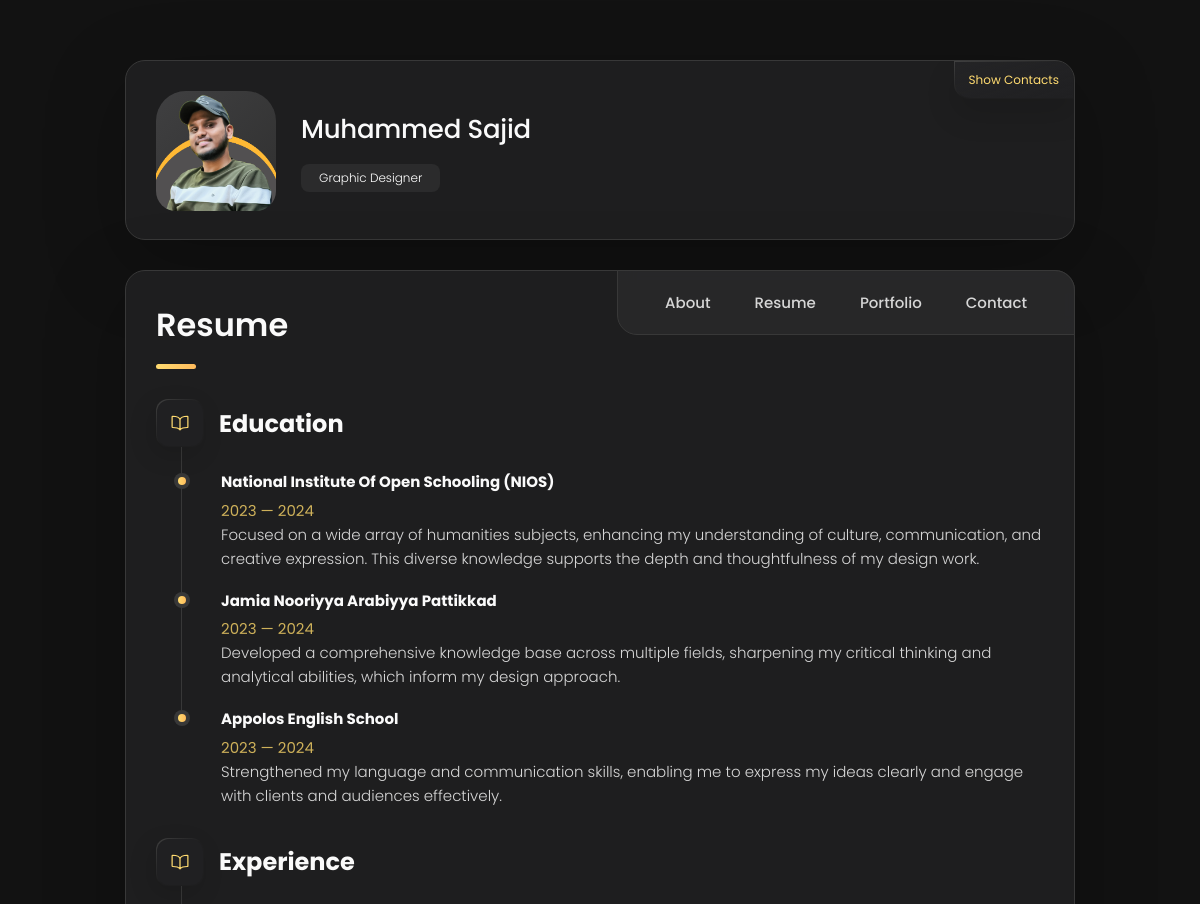
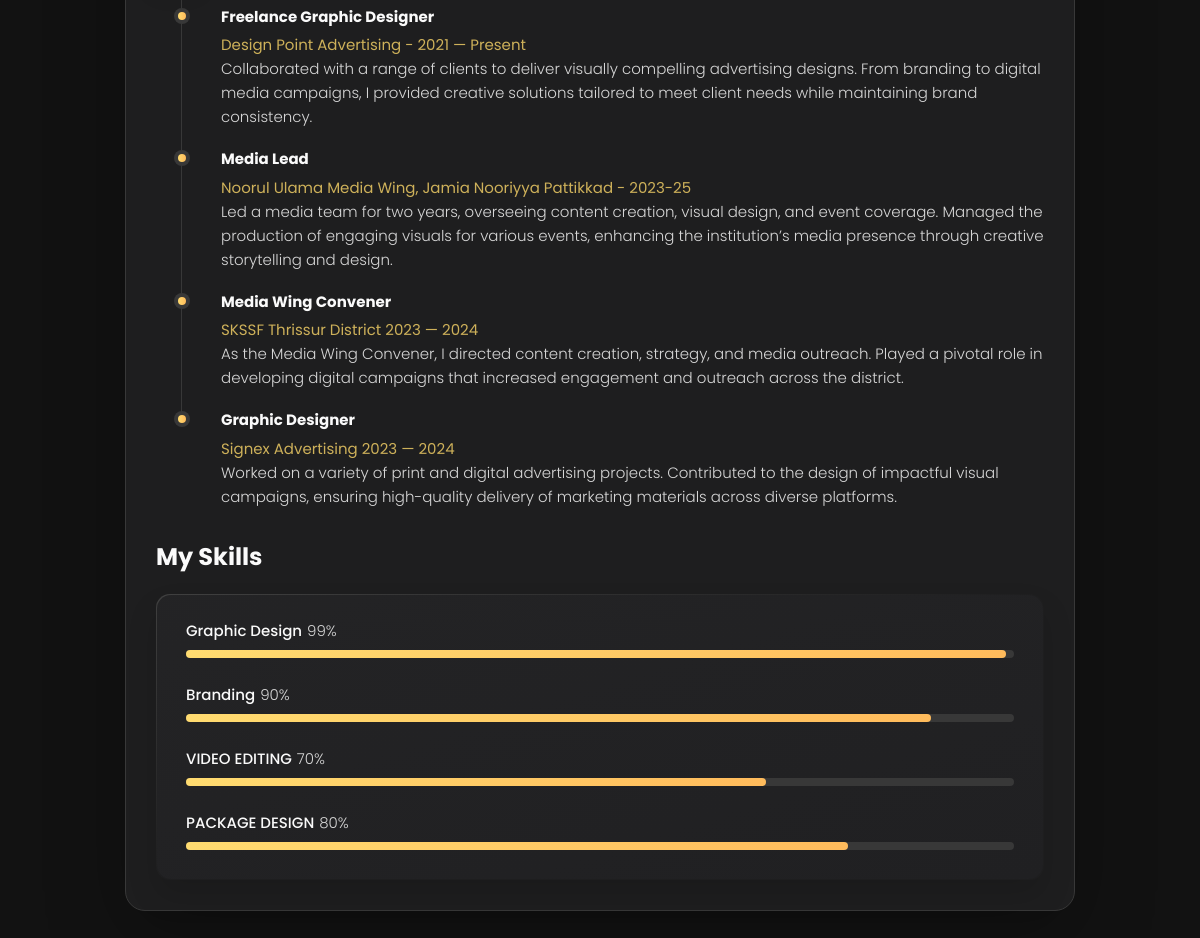
Screenshot of /resume/ with the database file from the repository (2 pictures, top to bottom).
### user_app/models.py (models this page shows, shortened)
class Resume_education(models.Model) :
    education_title = models.CharField(max_length=80)
    year = models.CharField(max_length=80)
    education_description = models.CharField(max_length=300)

class Resume_experience(models.Model) :
    experience_title = models.CharField(max_length=80)
    year = models.CharField(max_length=80)
    experience_description = models.CharField(max_length=300)

### user_app/views.py (the view)
# urls.py: path('resume/', views.Resume_section, name='resume_section'),
def Resume_section(request) :
    educations = Resume_education.objects.all()
    experiences = Resume_experience.objects.all()
    context = {'educations':educations,
               'experiences':experiences
               }
    return render(request, 'resume.html',context)

### templates/resume.html
{% extends 'index.html' %}
{% block content %}
{% load static %}
<article class="resume active" data-page="resume">
<header>
    <h2 class="h2 article-title">Resume</h2>
  </header>
  <section class="timeline">
    <div class="title-wrapper">
      <div class="icon-box">
        <ion-icon name="book-outline"></ion-icon>
      </div>
      <h3 class="h3">Education</h3>
    </div>
    <ol class="timeline-list">
        {% for education in educations %}
      <li class="timeline-item">
        <h4 class="h4 timeline-item-title">{{ education.education_title }}</h4>
        <span>{{ education.year }}</span>
        <p class="timeline-text">
          {{ education.education_description }}
        </p>
      </li>
      {% endfor %}
    </ol>
  </section>
  <section class="timeline">
    <div class="title-wrapper">
      <div class="icon-box">
        <ion-icon name="book-outline"></ion-icon>
      </div>
      <h3 class="h3">Experience</h3>
    </div>
    <ol class="timeline-list">
    {% for experience in experiences %}
    <li class="timeline-item">
      <h4 class="h4 timeline-item-title">{{ experience.experience_title }}</h4>
      <span>{{ experience.year }}</span>
      <p class="timeline-text">
        {{ experience.experience_description }}
      </p>
    </li>
    {% endfor %}
    </ol>
  </section>
  <section class="skill">
    <h3 class="h3 skills-title">My skills</h3>
    <ul class="skills-list content-card">
      <li class="skills-item">
        <div class="title-wrapper">
          <h5 class="h5">Graphic design</h5>
          <data value="90">99%</data>
        </div>
        <div class="skill-progress-bg">
          <div class="skill-progress-fill" style="width: 99%;"></div>
        </div>
      </li>
      <li class="skills-item">
        <div class="title-wrapper">
          <h5 class="h5">Branding</h5>
          <data value="70">90%</data>
        </div>
        <div class="skill-progress-bg">
          <div class="skill-progress-fill" style="width: 90%;"></div>
        </div>
      </li>
      <li class="skills-item">
        <div class="title-wrapper">
          <h5 class="h5">VIDEO EDITING</h5>
          <data value="80">70%</data>
        </div>
        <div class="skill-progress-bg">
          <div class="skill-progress-fill" style="width: 70%;"></div>
        </div>
      </li>
      <li class="skills-item">
        <div class="title-wrapper">
          <h5 class="h5">PACKAGE DESIGN</h5>
          <data value="70">80%</data>
        </div>
        <div class="skill-progress-bg">
          <div class="skill-progress-fill" style="width: 80%;"></div>
        </div>
      </li>
    </ul>
  </section>
</article>
{% endblock %}

### templates/index.html (shortened to what this page needs)
<!DOCTYPE html>
{% load static %}
<html lang="en">
<head>
  <link rel="stylesheet" href="{% static 'assets/css/style.css' %}">
</head>
<body>
  <main>
    <aside class="sidebar" data-sidebar>
      <div class="sidebar-info">
        <figure class="avatar-box">
          <img src="{% static 'assets/images/my-avatar.png' %}" alt="Om Kharche" width="80">
        </figure>
        <div class="info-content">
          <h1 class="name" title="Om Kharche">Muhammed Sajid</h1>
          <p class="title">Graphic Designer</p>
        </div>
        <button class="info_more-btn" data-sidebar-btn>
          <span>Show Contacts</span>
        </button>
      </div>
    </aside>
    <div class="main-content">
      <nav class="navbar">
        <ul class="navbar-list">
          <li class="navbar-item">
            <a class="navbar-link" href="{% url 'about_section' %}">About</a>
          </li>
          <li class="navbar-item">
            <a class="navbar-link" href="{% url 'resume_section' %}">Resume</a>
          </li>
          <li class="navbar-item">
            <a class="navbar-link" href="{% url 'portfolio_section' %}">Portfolio</a>
          </li>
          <li class="navbar-item">
            <a class="navbar-link" href="{% url 'contact_section' %}">Contact</a>
          </li>
        </ul>
      </nav>
      {% block content %}{% endblock %}
    </div>
  </main>
</body>
</html>

### rows the page displays
Resume_education: education_title "National Institute Of Open Schooling (NIOS)", year "2023 — 2024", education_description "Focused on a wide array of humanities subjects, enhancing my understanding of culture, communication, and creative expression. This diverse knowledge supports the depth and thoughtfulness of my design work."
Resume_education: education_title "Jamia Nooriyya Arabiyya Pattikkad", year "2023 — 2024", education_description "Developed a comprehensive knowledge base across multiple fields, sharpening my critical thinking and analytical abilities, which inform my design approach."
Resume_education: education_title "Appolos English School", year "2023 — 2024", education_description "Strengthened my language and communication skills, enabling me to express my ideas clearly and engage with clients and audiences effectively."
Resume_experience: experience_title "Freelance Graphic Designer", year "Design Point Advertising - 2021 — Present", experience_description "Collaborated with a range of clients to deliver visually compelling advertising designs. From branding to digital media campaigns, I provided creative solutions tailored to meet client needs while maintaining brand consistency."
Resume_experience: experience_title "Media Lead", year "Noorul Ulama Media Wing, Jamia Nooriyya Pattikkad - 2023-25", experience_description "Led a media team for two years, overseeing content creation, visual design, and event coverage. Managed the production of engaging visuals for various events, enhancing the institution’s media presence through creative storytelling and design."
Resume_experience: experience_title "Media Wing Convener", year "SKSSF Thrissur District 2023 — 2024", experience_description "As the Media Wing Convener, I directed content creation, strategy, and media outreach. Played a pivotal role in developing digital campaigns that increased engagement and outreach across the district."
Resume_experience: experience_title "Graphic Designer", year "Signex Advertising 2023 — 2024", experience_description "Worked on a variety of print and digital advertising projects. Contributed to the design of impactful visual campaigns, ensuring high-quality delivery of marketing materials across diverse platforms."
